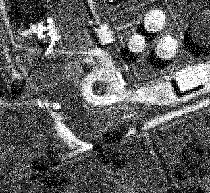
#> input picture Q1/Imagens/img46_gray_noise.png, 210 x 193 px, found by its file name
$ python solution_q01.py
#> lines starting #> are read from the running program, lines starting #| are printed output that depends on the picture
import numpy as np
import cv2 as cv
from PIL import Image
import matplotlib.pyplot as plt


def noise_remove(im_path:str, im_gray:str):
    # Carrega as imagens
#> called with im_path = 'Q1/Imagens/img46_gray_noise.png', im_gray = 'Q1/Imagens/img46_gray.png'
    im = cv.imread(im_path, cv.IMREAD_GRAYSCALE)
#> im is the input picture: shape (193, 210); min 0, max 255, mean 93.3
    im_gray = cv.imread(im_gray, cv.IMREAD_GRAYSCALE)
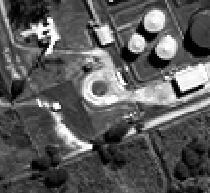
#> input picture Q1/Imagens/img46_gray.png, 210 x 193 px, found by its file name
#> im_gray is the input picture: shape (193, 210); min 0, max 255, mean 90.9

    # Aplica medianBlur com tamanho 5 para eliminar o ruído
    MedianB = cv.medianBlur(im, 5)
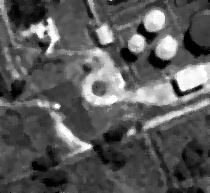
#> MedianB: shape (193, 210); min 0, max 255, mean 90.6

    # Configura exibição das imagens
    fig=plt.figure(dpi=300)
    fig.add_subplot(1,3,1)
    plt.imshow(im_gray,cmap='gray')
    plt.axis("off")
    plt.title("Original")

    fig.add_subplot(1,3,2)
    plt.imshow(im,cmap='gray')
    plt.axis("off")
    plt.title("com ruído")

    fig.add_subplot(1,3,3)
    plt.imshow(MedianB,cmap='gray')
    plt.axis("off")
    plt.title("MedianB")

    # Salva imagem tratada
    cv.imwrite("Q1/result/solution_q1.png", MedianB)

    # Exibe imagens na tela
    plt.show()
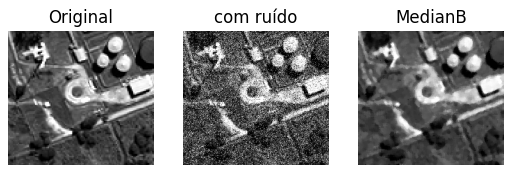
#> figure drawn by matplotlib, 3 panels

if __name__ == "__main__":
    im_path = "Q1/Imagens/img46_gray_noise.png"
    im2 = "Q1/Imagens/img46_gray.png"
    noise_remove(im_path, im2)
